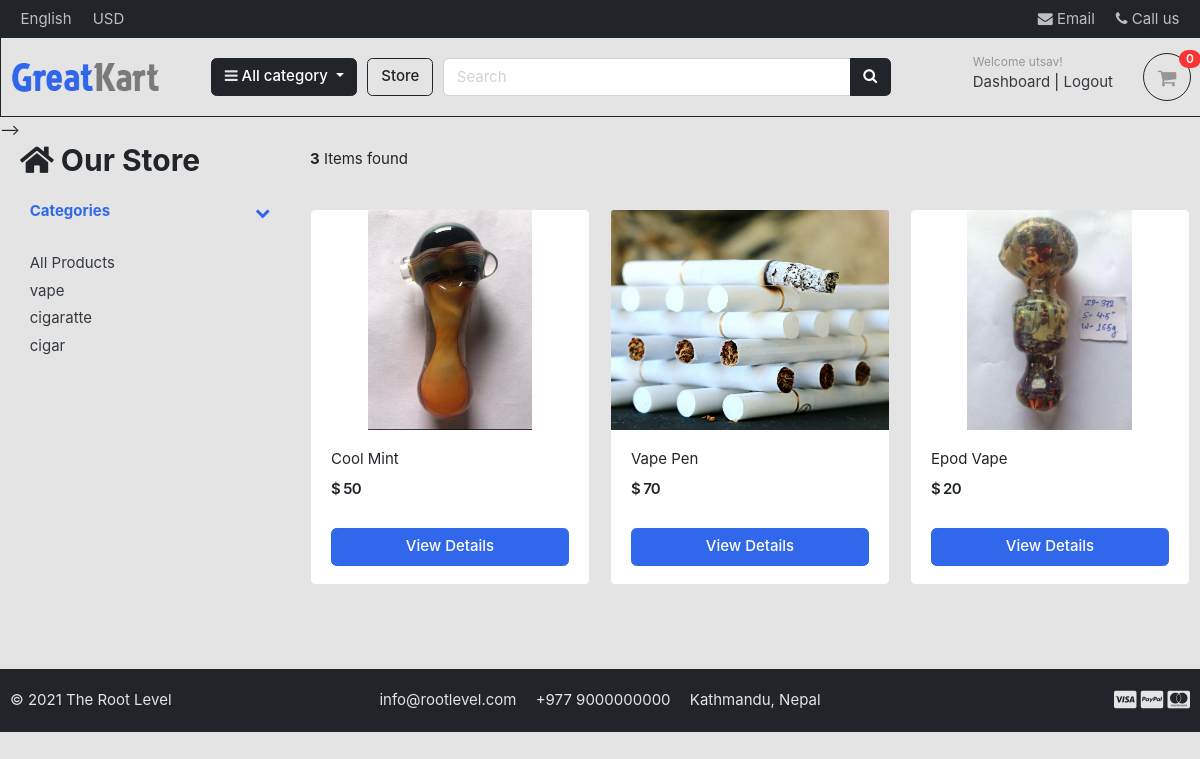
/store/category/vape/ (signed in), run on the app's committed database.
### accounts/models.py (models this page shows, shortened)
class Account(AbstractBaseUser):
    first_name      = models.CharField(max_length=50)
    last_name       = models.CharField(max_length=50)
    username        = models.CharField(max_length=50, unique=True)
    email           = models.EmailField(max_length=100, unique=True)
    phone_number    = models.CharField(max_length=50)
    address_line_1 = models.CharField(blank=True, max_length=100)
    address_line_2 = models.CharField(blank=True, max_length=100)
    profile_picture = models.ImageField(blank=True, upload_to='userprofile/')
    city = models.CharField(blank=True, max_length=20)
    state = models.CharField(choices=STATE_CHOICE, max_length=50)
    country = models.CharField(blank=True, max_length=20)
    date_joined     = models.DateTimeField(auto_now_add=True)
    last_login      = models.DateTimeField(auto_now_add=True)
    is_profile_completed = models.BooleanField(default=False)
    is_admin        = models.BooleanField(default=False)
    is_staff        = models.BooleanField(default=False)
    is_active        = models.BooleanField(default=False)
    is_superadmin        = models.BooleanField(default=False)
    USERNAME_FIELD = 'email'
    REQUIRED_FIELDS = ['username', 'first_name', 'last_name']
    objects = MyAccountManager()

### category/models.py (models this page shows, shortened)
class Category(models.Model):
    category_name = models.CharField(max_length=200, unique= True)
    slug = models.SlugField(max_length=100, unique=True)
    description = models.TextField(max_length=255, blank=True)
    cat_image = models.ImageField(upload_to='photos/categories', blank=True)
    class Meta:
        verbose_name = 'Category'
        verbose_name_plural = "Categories"
    def get_url(self):
        return reverse('products_by_category', args = [self.slug])

### store/models.py (models this page shows, shortened)
class Product(models.Model):
    product_name    = models.CharField(max_length=200, unique=True)
    slug            = models.SlugField(max_length=200, unique=True)
    description     = models.TextField(max_length=500, blank=True)
    price           = models.IntegerField()
    image           = models.ImageField(upload_to='photos/products')
    stock           = models.IntegerField()
    is_available    = models.BooleanField(default=True)
    category        = models.ForeignKey(Category, on_delete=models.CASCADE)
    created_date    = models.DateTimeField(auto_now_add=True)
    modified_date   = models.DateTimeField(auto_now=True)
    def get_url(self):
        return reverse('product_detail', args=[self.category.slug, self.slug])

### store/views.py (the view)
# urls.py: path('store/', include('store.urls')),
@login_required(login_url='login')
def store(request, category_slug = None):
    categories = None
    products = None
    if category_slug != None:
        categories = get_object_or_404(Category, slug = category_slug)
        products = Product.objects.filter(category=categories, is_available= True)
        paginator = Paginator(products, 6)
        page = request.GET.get('page')
        paged_products = paginator.get_page(page)
        product_count = products.count()
    else:
        products = Product.objects.all().filter(is_available= True).order_by('id')
        paginator = Paginator(products, 6)
        page = request.GET.get('page')
        paged_products = paginator.get_page(page)
        product_count = products.count()
    context = {
        'products': paged_products,
        'product_count': product_count,
    }
    return render(request, 'store/store.html', context)

### carts/context_processors.py (called while the page is built)
def counter(request):
    cart_count = 0
    if 'admin' in request.path:
        return {}
    else:
        try:
            cart = Cart.objects.filter(cart_id=_cart_id(request))
            if request.user.is_authenticated:
                cart_items= CartItem.objects.all().filter(user=request.user)
            else:
                cart_items = CartItem.objects.all().filter(cart=cart[:1])
            for cart_item in cart_items:
                cart_count += cart_item.quantity
        except Cart.DoesNotExist:
            cart_count = 0
    return dict(cart_count=cart_count)

### carts/views.py (called while the page is built)
def _cart_id(request):
    cart = request.session.session_key
    if not cart:
        cart = request.session.create()
    return cart

### category/context_processors.py (called while the page is built)
def menu_links(request):
    links = Category.objects.all()
    return dict(links= links)

### templates/store/store.html (shortened to what this page needs)
{% extends 'base.html' %}
{% load static %}
{% block content %}
 -->
    <section style="margin-top: -40px" class="section-content padding-y">
    <div class="container">
        <div  class="container">
            {% if 'search' in request.path %}
            <h2 class="title-page"> <i class="fas fa-search"></i> Search Result</h2>
            {% else %}
            <h2  class="title-page"> <i class="fas fa-home"></i>  Our Store</h2>
            {% endif %}
        </div>
    <div class="row">
        <aside class="col-md-3" >
    <div class="card ">
        <article class="filter-group">
            <header class="card-header bg-light">
                <a href="#" data-toggle="collapse" data-target="#collapse_1" aria-expanded="true" class="">
                    <i class="icon-control fa fa-chevron-down"></i>
                    <h6 class="title ">Categories</h6>
                </a>
            </header>
            <div class="filter-content collapse show bg-light" id="collapse_1" style="">
                <div class="card-body">
                    <ul class="list-menu">
                        <li><a href="{% url 'store' %}">All Products</a></li>
                        {% for category in links %}
                    <li><a href="{{ category.get_url }}">{{ category.category_name }}</a></li>
                    {% endfor %}
                    </ul>
                </div>
            </div>
        </article>
    </div>
        </aside>
        <main class="col-md-9" style="margin-top: -40px">
    <header class="border-bottom mb-4 pb-3">
            <div class="form-inline">
                <span class="mr-md-auto"><b>{{ product_count }}</b> Items found </span>
            </div>
    </header>
    <div class="row">
        {% if products %}
        {% for product in products %}
        <div class="col-md-4">
            <figure class="card card-product-grid ">
                <div class="img-wrap">
                    <a href="{{ product.get_url }}"> <img src="{{ product.image.url }}"> </a>
                </div>
                <figcaption class="info-wrap ">
                    <div class="fix-height">
                        <a href="{{ product.get_url }}" class="title">{{ product.product_name }}</a>
                        <div class="price-wrap mt-2">
                            <span class="price">$ {{ product.price }}</span>
                        </div>
                    </div>
                    <a href="{{ product.get_url }}" class="btn btn-block btn-primary">View Details </a>
                </figcaption>
            </figure>
        </div>
        {% endfor %}
        {% else %}
        <div>
            <h2> No Result Found! Try with suitable keyword</h2>
        </div>
        {% endif %}
    </div>
        </main>
    </div>
    </div>
    </section>
{% endblock %}

### templates/includes/navbar.html (shortened to what this page needs)
{% load static %}
{% if user.is_authenticated %}
<header class="section-header">
    <nav class="navbar p-md-0 navbar-expand-sm navbar-dark bg-dark border-bottom">
        <div class="container">
            <div class="collapse navbar-collapse" id="navbarTop4">
                <ul class="navbar-nav mr-auto">
                    <li class="nav-item dropdown">
                        <a href="#" class="nav-link"> English </a>
                    </li>
                    <li class="nav-item dropdown">
                        <a href="#" class="nav-link"> USD </a>
                    </li>
                </ul>
                <ul class="navbar-nav">
                    <li><a href="#" class="nav-link"> <i class="fa fa-envelope"></i> Email </a></li>
                    <li><a href="#" class="nav-link"> <i class="fa fa-phone"></i> Call us </a></li>
                </ul>
            </div>
        </div>
    </nav>
    <section class="header-main border-bottom bg-light text-dark border border-dark" style="top: -2px; margin-right: -2px;">
        <div class="container">
            <div class="row align-items-center">
                <div class="col-lg-2 col-md-3 col-6">
                    <a href="{% url 'home' %}" class="brand-wrap">
                        <img class="logo" src="{% static './images/logo.png' %}" style="height:60px; width:150px;">
                    </a>
                </div>
                <div class="col-lg col-sm col-md col-6 flex-grow-0">
                    <div class="category-wrap category-category dropdown d-inline-block float-right">
                        <button type="button" class="btn btn-dark dropdown-toggle" data-toggle="dropdown">
                            <i class="fa fa-bars text-light"></i> All category
                        </button>
                    </div>
                </div>
                <a href="{% url 'store' %}" class="store-btn btn btn-outline-dark">Store</a>
                <div class="col-lg  col-md-6 col-sm-12 col">
                    <form action="{% url 'search' %}" class="search" method="GET">
                        <div class="input-group w-100 ">
                            <input  type="text" class="form-control" style="width:60%;" placeholder="Search"
                                name="keyword">
                            <div class="input-group-append">
                                <button class="btn btn-dark" type="submit">
                                    <i class=" fa fa-search"></i>
                                </button>
                            </div>
                        </div>
                    </form>
                </div>
                <div class="col-lg-3 col-sm-6 col-8 order-2 order-lg-3 user-details">
                    <div class="d-flex justify-content-end mb-3 mb-lg-0">
                        {% if user.id is None%}
                        <div class="widget-header">
                            <small class="title text-muted">Welcome guest!</small>
                            <div>
                                <a href="{% url 'login' %}">Sign in</a> <span class="dark-transp"> | </span>
                                <a href="{% url 'register' %}"> Register</a>
                            </div>
                        </div>
                        {% else %}
                        <div class="widget-header">
                            <small class="title text-muted">Welcome {{user.first_name}}!</small>
                            <div>
                                <a href="{% url 'dashboard' %}">Dashboard</a> <span class="dark-transp"> | </span>
                                <a class="logout-text" href="{% url 'logout' %}"> Logout</a>
                            </div>
                        </div>
                        {% endif %}
                        <a href="{% url 'cart' %}" class="widget-header pl-3 ml-3">
                            <div class="icon icon-sm rounded-circle border border-dark"><i class="fa fa-shopping-cart"></i></div>
                            <span class="badge badge-pill badge-danger notify">{{ cart_count }}</span>
                        </a>
                    </div>
                </div>
            </div>
        </div>
    </section>
</header>
{% endif %}

### static/css/ui.css (style rules this page uses)
html { font-family: "Inter", sans-serif; font-size: 15px; }
.img-wrap { text-align: center; display: block; }
.img-wrap img { max-width: 100%; }
.price-wrap { letter-spacing: -0.7px; }
.icon-xs, .icon-sm, .icon-md, .icon-lg { display: inline-block; text-align: center; flex-shrink: 0; flex-grow: 0; }
.icon-sm { width: 48px; height: 48px; line-height: 48px !important; font-size: 20px; }
.padding-y { padding-top: 40px; padding-bottom: 40px; }
figure { margin-bottom: 0; }
article:after, .form-group:after { display: block; clear: both; content: ""; }
.title-page { color: #212529; }
.header-main { position: relative; padding-top: 1rem; padding-bottom: 1rem; }
.brand-wrap .logo, .navbar-brand .logo { margin-right: 7px; max-height: 42px; display: inline-block; }
.widget-header { display: inline-block; vertical-align: middle; position: relative; }
.widget-header a { color: #343a40; }
.widget-header i { color: #969696; }
.widget-header .title { display: block; }
.widget-header .notify { position: absolute; top: -3px; right: -10px; }
[class*=list-] li:after { visibility: hidden; display: block; content: ""; overflow: hidden; height: 0; clear: both; }
.list-menu { list-style: none; margin: 0; padding-left: 0; }
.list-menu li { margin-bottom: 5px; }
.list-menu a { color: #343a40; }
[class*=card-product] a.title { color: #212529; display: block; }
[class*=card-product] .img-wrap { overflow: hidden; position: relative; }
[class*=card-product] .img-wrap img { height: 100%; max-width: 100%; width: auto; display: inline-block; -o-object-fit: cover; object-fit: cover; }
.card-product-grid { margin-bottom: 20px; }
.card-product-grid .img-wrap { border-radius: 0.2rem 0.2rem 0 0; height: 220px; }
.card-product-grid .info-wrap { overflow: hidden; padding: 18px 20px; }
.card-product-grid .fix-height { height: 80px; overflow: hidden; }
.card .img-wrap { overflow: hidden; }
.notify { position: absolute; top: -4px; right: -10px; display: inline-block; padding: 0.25em 0.6em; font-size: 12px; line-height: 1; text-align: center; border-radius: 3rem; color: #fff; background-color: #fa3434; }
.price { font-weight: 600; color: #212529; }
.icon-control { margin-top: 5px; float: right; font-size: 80%; }
.card-header .title { margin-bottom: 0; line-height: 1.5; }
.filter-group { border-bottom: 1px solid #e4e4e4; }
.filter-group .card-header { border-bottom: 0; }
.filter-group:last-child { border-bottom: 0; }

### data on the page
Account: first_name "utsav"
Category: category_name "vape"
Category: category_name "cigaratte"
Category: category_name "cigar"
Product: image (picture), product_name "Cool Mint", price "50"
Product: image (picture), product_name "Vape Pen", price "70"
Product: image (picture), product_name "Epod Vape", price "20"

### other printed values
{{ cart_count }} "0"
{{ product_count }} "3"
